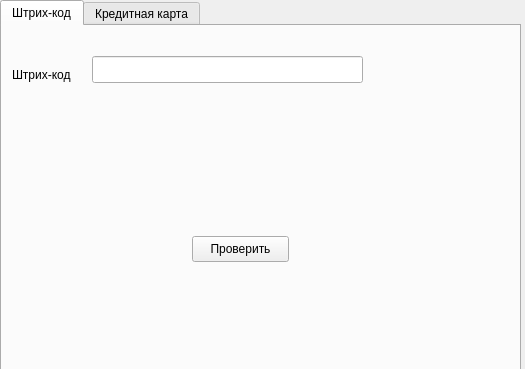
<?xml version="1.0" encoding="UTF-8"?>
<ui version="4.0">
 <class>Form</class>
 <widget class="QWidget" name="Form">
  <property name="geometry">
   <rect>
    <x>0</x>
    <y>0</y>
    <width>525</width>
    <height>369</height>
   </rect>
  </property>
  <property name="windowTitle">
   <string>Validators</string>
  </property>
  <widget class="QTabWidget" name="tabWidget">
   <property name="geometry">
    <rect>
     <x>0</x>
     <y>0</y>
     <width>521</width>
     <height>371</height>
    </rect>
   </property>
   <property name="currentIndex">
    <number>0</number>
   </property>
   <widget class="QWidget" name="tab">
    <attribute name="title">
     <string>Штрих-код</string>
    </attribute>
    <widget class="QLabel" name="lbl1">
     <property name="geometry">
      <rect>
       <x>10</x>
       <y>40</y>
       <width>81</width>
       <height>17</height>
      </rect>
     </property>
     <property name="text">
      <string>Штрих-код</string>
     </property>
    </widget>
    <widget class="QLineEdit" name="leEAN">
     <property name="geometry">
      <rect>
       <x>90</x>
       <y>30</y>
       <width>271</width>
       <height>27</height>
      </rect>
     </property>
    </widget>
    <widget class="QPushButton" name="btnEANValid">
     <property name="geometry">
      <rect>
       <x>190</x>
       <y>210</y>
       <width>97</width>
       <height>26</height>
      </rect>
     </property>
     <property name="text">
      <string>Проверить</string>
     </property>
    </widget>
   </widget>
   <widget class="QWidget" name="tab_2">
    <attribute name="title">
     <string>Кредитная карта</string>
    </attribute>
    <widget class="QLabel" name="lbl2">
     <property name="geometry">
      <rect>
       <x>10</x>
       <y>40</y>
       <width>151</width>
       <height>17</height>
      </rect>
     </property>
     <property name="text">
      <string>Номер кред. карты</string>
     </property>
    </widget>
    <widget class="QLineEdit" name="leCard">
     <property name="geometry">
      <rect>
       <x>160</x>
       <y>40</y>
       <width>291</width>
       <height>27</height>
      </rect>
     </property>
    </widget>
    <widget class="QPushButton" name="btnCardValid">
     <property name="geometry">
      <rect>
       <x>200</x>
       <y>190</y>
       <width>97</width>
       <height>26</height>
      </rect>
     </property>
     <property name="text">
      <string>Проверить</string>
     </property>
    </widget>
   </widget>
  </widget>
 </widget>
 <resources/>
 <connections/>
</ui>
